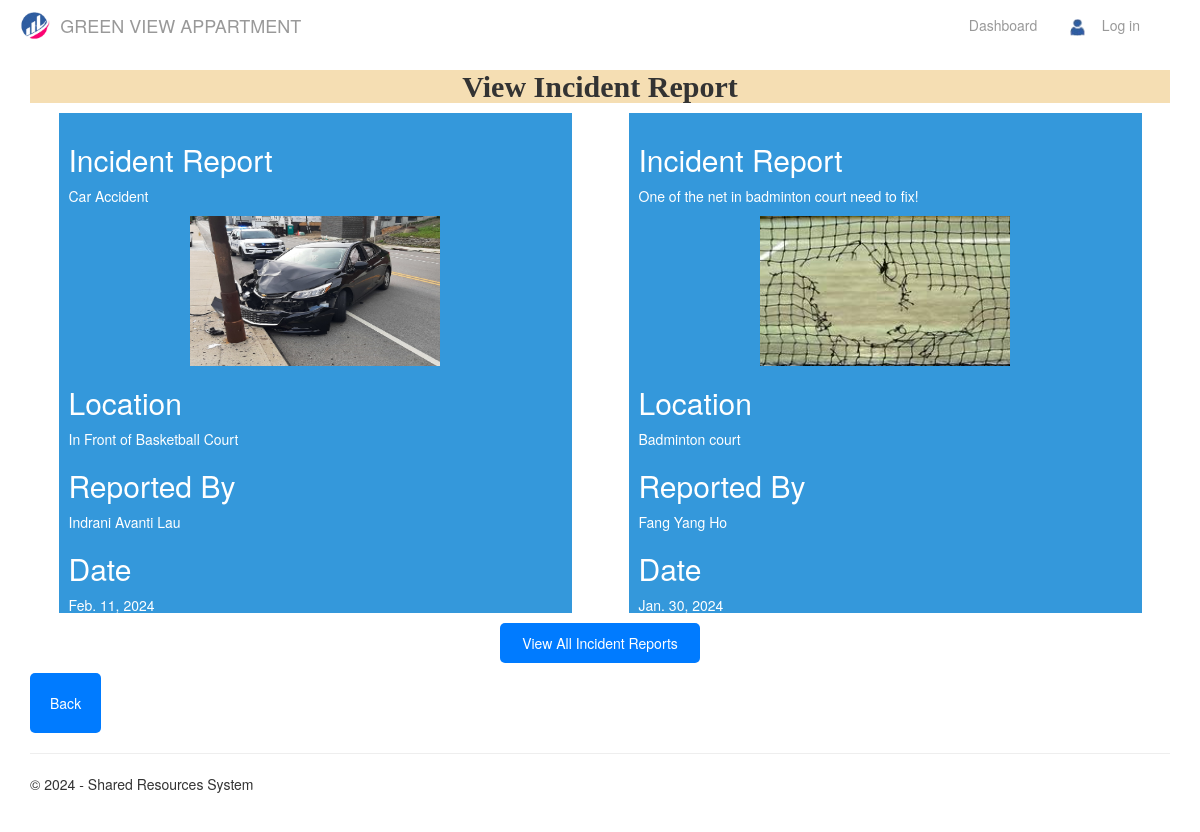
/admin_incident, run on the app's committed database.
### app/models.py (models this page shows)
class IncidentReport(models.Model):
    description = models.TextField()
    incident_image = models.ImageField(null=True, blank=True, upload_to = 'incident_images/')
    location = models.CharField(max_length=255)
    reported_by = models.CharField(max_length=100)
    incident_date = models.DateField()

### app/views.py (the view)
# urls.py: re_path(r'^admin_incident$', views.admin_incident, name='admin_incident'),
def admin_incident(request):
    incident_reports = IncidentReport.objects.all().order_by('-incident_date')
    assert isinstance(request, HttpRequest)
    return render(
        request,
        'app/admin_incident.html',
        {
            'title': 'Admin Incident',
            'year': datetime.now().year,
            'incident_reports': incident_reports,
        }
    )

### app/templates/app/admin_incident.html (shortened to what this page needs)
{% extends "app/admin_layout.html" %}
{% block content %}
<div class="container row">
    <h2 class="incident_title">View Incident Report</h2>
    <div class="table-wrapper">
        <div class="incident-reports">
            {% for incident_report in incident_reports %}
            <div class="{% cycle 'left-block' 'right-block' %}">
                <h2>Incident Report</h2>
                <p>{{ incident_report.description }}</p>
                {% if incident_report.incident_image %}
                <img src="{{ incident_report.incident_image.url }}" alt="Incident Image">
                {% else %}
                <p>No image available</p>
                {% endif %}
                <h2>Location</h2>
                <p>{{ incident_report.location }}</p>
                <h2>Reported By</h2>
                <p>{{ incident_report.reported_by }}</p>
                <h2 id="date_incident">Date</h2>
                <p>{{ incident_report.incident_date }}</p>
            </div>
            {% if forloop.counter == 2 %}
        </div>
            {% endif %}
            {% endfor %}
    </div>
    <div class="button-container">
        <button onclick="showAllReports()" id="viewAllBtn" class="btn_common-button">View All Incident Reports</button>
    </div>
    <div class="input-group">
        <button class="btn btn-secondary" onclick="goBack()">Back</button>
    </div>
</div>
{% endblock %}

### app/static/app/content/site.css (style rules this page uses)
body { padding-top: 50px; padding-bottom: 20px; }

### app/static/app/content/css.css (style rules this page uses)
.resources_category, .incident-reports, .admin_announcement { display: flex; flex-wrap: wrap; justify-content: space-between; }
.left-block, .right-block { flex: 0 0 45%; box-sizing: border-box; background-color: #3498db; color: #fff; padding: 10px; margin-bottom: 20px; margin-left: auto; margin-right: auto; }
.left-block img, .right-block img { height: 150px; width: 250px; display: block; margin: 0 auto; }
.table-wrapper { max-height: 500px; overflow-y: auto; }
.button-container { display: flex; justify-content: center; align-items: center; flex-direction: column; margin-top: 20px; }
.input-group { margin-top: 10px; }
.button-container { text-align: center; margin: 10px; }
.btn { display: inline-block; padding: 20px; background-color: #007bff; color: #fff; text-decoration: none; border: none; border-radius: 5px; cursor: pointer; transition: background-color 0.3s ease; }
.incident_title { text-align: center; font-family: 'Times New Roman', Times, serif; font-weight: bold; background-color: wheat; }
.btn_common-button { width: 200px; height: 40px; display: block; margin: 0 auto; padding: 10px 20px; background-color: #007bff; color: #fff; border: none; border-radius: 5px; cursor: pointer; }

### data on the page
IncidentReport: description "Car Accident", incident_image (picture), location "In Front of Basketball Court", reported_by "Indrani Avanti Lau", incident_date "Feb. 11, 2024"
IncidentReport: description "One of the net in badminton court need to fix!", incident_image (picture), location "Badminton court", reported_by "Fang Yang Ho", incident_date "Jan. 30, 2024"
